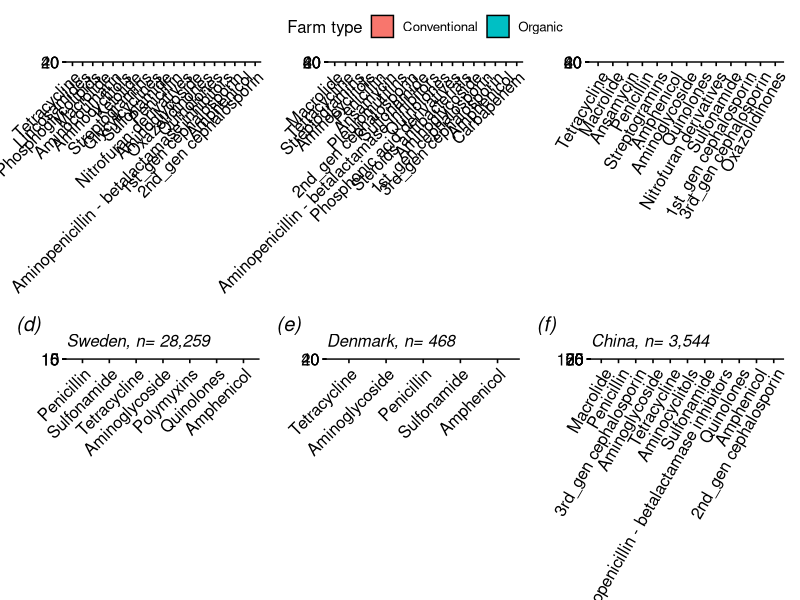

Recreate this plot in R.
library(tidyverse)
library(ggplot2)
library(dplyr)
library(ggpubr)
library(patchwork)

#Load data
main_data <- read_csv("conv.csv")

data1 <- main_data %>%
  group_by(country) %>%
  select("country",
         "doi",
         "farm_type",
         "host",
         "antimicrobial_compound",
         "antimicrobial_class",
         "pathogen",
         "percent_resistant",
         "no_isolates_resistant",
         "no_isolates_susceptible",
         "no_isolates_intermidiate",
         "no_isolates" )

#changing percentage resistance into numeric class and rounding off  
data1$percent_resistant <- as.numeric(as.character
                                      (data1$percent_resistant))

data1$percent_resistant <- round(data1$percent_resistant, digits = 0)

data2 <- data1 %>%
  select("doi",
         "country",
         "farm_type",
         "host",
         "antimicrobial_compound",
         "antimicrobial_class",
         "pathogen",
         "percent_resistant",
         "no_isolates_resistant",
         "no_isolates_susceptible",
         "no_isolates_intermidiate",
         "no_isolates" )






data3 <- data2 %>%select("country",
                         "doi",
                         "farm_type",
                         "host",
                         "antimicrobial_class",
                         "pathogen",
                         "percent_resistant", "no_isolates")%>%
  filter(pathogen != "Arcanobacterium pyogenes", pathogen != "Corynebacterium bovis",
         pathogen != "Environmental streptococci")


#changing percentage resistance into numeric class and rounding off  
data3$percent_resistant <- as.numeric(as.character
                                      (data3$percent_resistant))

data3$percent_resistant <- round(data3$percent_resistant, digits = 0)




usa<- data3
#create a function to return the number of resistant isolates
new.function1 <- function(x,y) {
  (x*y)/100}

ResIsousa <- mapply(new.function1, usa$percent_resistant, usa$no_isolates)
ResIsousa <- round(ResIsousa, digits = 0)
AMR.tmp.usa <- cbind(usa, ResIsousa)

#determine total NIsolates
usaNIsolates <- aggregate(no_isolates ~ doi + country + farm_type + 
                              antimicrobial_class + pathogen + percent_resistant+
                              ResIsousa, data = AMR.tmp.usa, FUN = sum)


usaNIsolates$no_isolates <- sapply(usaNIsolates$no_isolates, function(x) sum(unlist(x)))

#aggregate all resistant isolates and all NIsolates by speciesag, compound and region
usares <- aggregate(ResIsousa ~ antimicrobial_class  + farm_type+
                        country, 
                      data = AMR.tmp.usa, FUN = sum)
usaAll <- aggregate(no_isolates ~ antimicrobial_class  + farm_type+
                        country, 
                      data = AMR.tmp.usa, FUN = sum)
#and divide ResIso/NIsolates to return true mean
usaMean <- round((usares$ResIsousa /usaAll$no_isolates)*100, digits = 0)
usaMeanDF <- as.data.frame(cbind(usares$antimicrobial_class,
                                   usares$farm_type, usares$country,
                                  usaMean, usaAll$no_isolates))
colnames(usaMeanDF) <- c("antimicrobial_class","farm_type","country",
                           "Mean","no_isolates")
usaMeanDF$Mean <- as.numeric(as.character(usaMeanDF$Mean))
usaMeanDF$no_isolates <- as.numeric(as.character(usaMeanDF$no_isolates))
#restrict display drug pairings where NIsolates > 10
usaMeanDF = usaMeanDF[which(usaMeanDF$no_isolates >= 10),]

# Compute the 95% CI of proportion where x = p_hat and y = n two tailed z = 1.96
CI.function <- function(x,y) {
  x + c(-1.96,1.96)*sqrt(x*(1-x)/y)}

#95% CI
CIusa<- as.data.frame(t(mapply(CI.function, usaMeanDF$Mean/100, usaMeanDF$no_isolates)))
usaMeanDF <-cbind(usaMeanDF, round(CIusa*100, digits = 0))
colnames(usaMeanDF) <- c("antimicrobial_class", "farm_type","country",
                           "Mean","no_isolates","CILow","CIHigh")
usaMeanDF$CILow[usaMeanDF$CILow < 0] = 0
usaMeanDF$CIHigh[usaMeanDF$CIHigh >100] = 100

##remove data with less than 1% resistance
usaMeanDF <- usaMeanDF%>%
  filter(Mean>1)

country.data <- usaMeanDF



df1 <- AMR.tmp.usa %>%
  filter(country == "United States of America")%>%
  select(doi, no_isolates) %>%
  unique()

df1 <- aggregate(no_isolates~doi, df1, FUN = mean)
sum(df1$no_isolates)
##usa bar plot
usa.1 <- usaMeanDF %>%
  filter(country == "United States of America")

usa.1<- usa.1[order(-usa.1$Mean), ]

usa.bar <- ggbarplot(usa.1, "antimicrobial_class", "Mean", 
                               fill = "farm_type", position = position_dodge(0.7),
                               subtitle = "USA, n= 22,122",
                               xlab = FALSE, ylab = FALSE,
                               legend.title = "Farm type",
                               font.subtitle = "italic")+
  rotate_x_text(45)+
  geom_linerange(aes(group = farm_type, ymax = CIHigh, ymin = CILow),
                 position = position_dodge(width = 0.7))




##Denmark plot

den.1 <- usaMeanDF %>%
  filter(country == "Denmark")

den.1<- den.1[order(-den.1$Mean), ]

den.bar <- ggbarplot(den.1, "antimicrobial_class", "Mean", 
                     fill = "farm_type", position = position_dodge(0.7),
                     subtitle = "Denmark, n= 468 ",
                     xlab = FALSE, ylab = FALSE,
                     legend.title = "Farm type",
                     font.subtitle = "italic")+
  rotate_x_text(45)+
  geom_linerange(aes(group = farm_type, ymax = CIHigh, ymin = CILow),
                 position = position_dodge(width = 0.7))





##Sweden bar plot

swe.1 <- usaMeanDF %>%
  filter(country == "Sweden")

swe.1<- swe.1[order(-swe.1$Mean), ]

sweden.bar <- ggbarplot(swe.1, "antimicrobial_class", "Mean", 
                     fill = "farm_type", position = position_dodge(0.7),
                     subtitle = "Sweden, n= 28,259",
                     xlab = FALSE, ylab = FALSE,
                     legend.title = "Farm type",
                     font.subtitle = "italic")+
  rotate_x_text(45)+
  geom_linerange(aes(group = farm_type, ymax = CIHigh, ymin = CILow),
                 position = position_dodge(width = 0.7))





##South kores bar plot

s.k1 <- usaMeanDF %>%
  filter(country == "South Korea")

s.k1<- s.k1[order(-s.k1$Mean), ]

Southkorea.bar <- ggbarplot(s.k1, "antimicrobial_class", "Mean", 
                        fill = "farm_type", position = position_dodge(0.7),
                        subtitle = "South Korea, n= 2,382",
                        xlab = FALSE, ylab = FALSE,
                        legend.title = "Farm type",
                        font.subtitle = "italic")+
  rotate_x_text(60)+
  geom_linerange(aes(group = farm_type, ymax = CIHigh, ymin = CILow),
                 position = position_dodge(width = 0.7))




##China bar plot

china.1 <- usaMeanDF %>%
  filter(country == "China")

china.1<- china.1[order(-china.1$Mean), ]

china.bar <- ggbarplot(china.1, "antimicrobial_class", "Mean", 
                            fill = "farm_type", position = position_dodge(0.7),
                            subtitle = "China, n= 3,544",
                            xlab = FALSE, ylab = FALSE,
                            legend.title = "Farm type",
                            font.subtitle = "italic")+
  rotate_x_text(60)+
  geom_linerange(aes(group = farm_type, ymax = CIHigh, ymin = CILow),
                 position = position_dodge(width = 0.7))






##Germany bar plot

ger.1 <- usaMeanDF %>%
  filter(country == "Germany")

ger.1<- ger.1[order(-ger.1$Mean), ]

germany.bar <- ggbarplot(ger.1, "antimicrobial_class", "Mean", 
                       fill = "farm_type", position = position_dodge(0.7),
                       subtitle = "Germany, n= 17,808",
                       xlab = FALSE, ylab = FALSE,
                       legend.title = "Farm type",
                       font.subtitle = "italic")+
  rotate_x_text(45)+
  geom_linerange(aes(group = farm_type, ymax = CIHigh, ymin = CILow),
                 position = position_dodge(width = 0.7))








##Putting all plots together using patchwork

country.plot <- (usa.bar | germany.bar | Southkorea.bar) / 
  (sweden.bar | den.bar | china.bar)+
  plot_annotation(tag_levels = "a",
                  tag_prefix = "(",
                  tag_suffix = ")")+
  plot_layout(guides = "collect")&
  theme(plot.tag = element_text(face = "italic"),
        legend.position = "top")


country.plot

#ggsave(filename = "country.png",country.plot)
